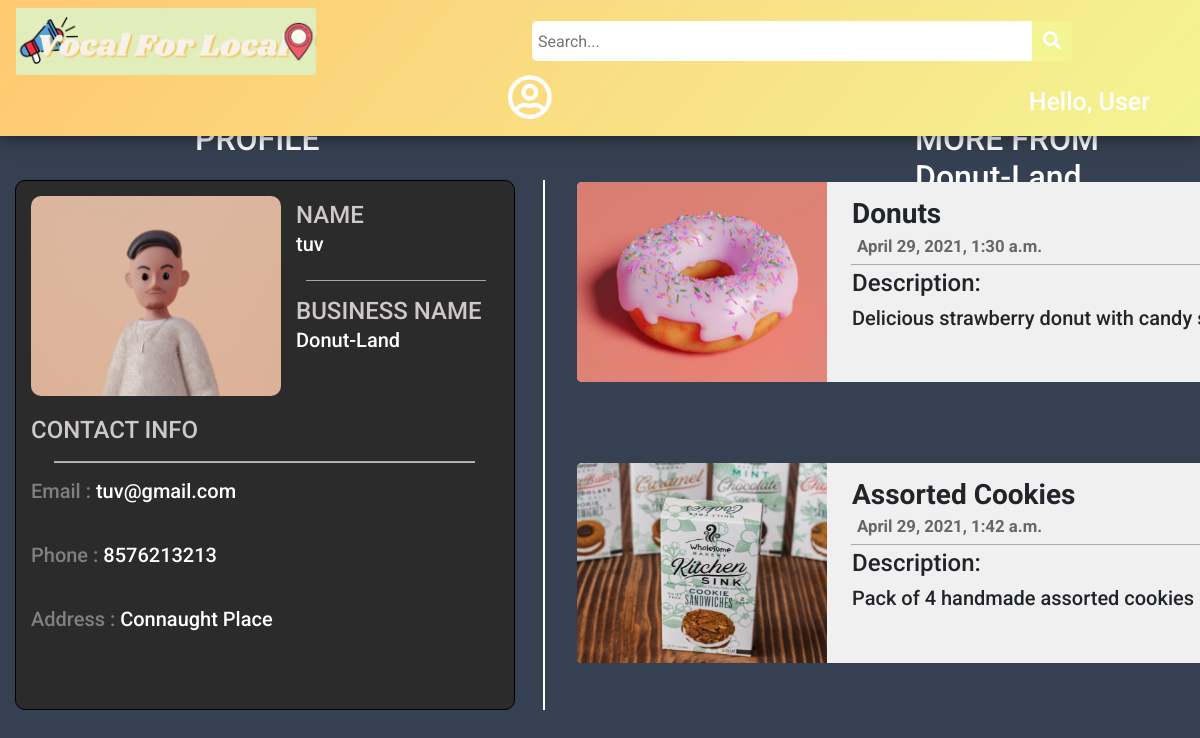
/Donut-Land, run on the app's committed database.
### main/models.py (models this page shows)
class Customer(models.Model):
    id = models.IntegerField(primary_key=True, null=False)
    name = models.CharField(max_length=100, null=True)
    phone = models.CharField(max_length=10, null=True)
    email = models.CharField(max_length=50, null=True)
    state = models.CharField(max_length=20, null=True)
    postal_code = models.IntegerField(null=True)
    city = models.CharField(max_length=20, null=True)
    address = models.CharField(max_length=100, null=True)
    business_name = models.CharField(max_length=50,null=True)
    date_created = models.DateTimeField(auto_now_add=True, null=True)
    def __str__(self):
	    return self.name

class Post(models.Model):
    p_id = models.IntegerField(primary_key=True, null=False)
    name = models.CharField(max_length=50,null=True)
    description = models.CharField(max_length=1000, null=True)
    photo = models.ImageField(upload_to="images/",null=True,verbose_name="")
    owner = models.ForeignKey(Customer, null=True, on_delete= models.CASCADE)
    date_created = models.DateTimeField(auto_now_add=True, null=True)
    category = models.CharField(max_length=100, null=True)
    availability = models.CharField(max_length=20, null=True)
    location = models.CharField(max_length=50, null=True)
    business_name = models.CharField(max_length=50,null=True)
    price = models.IntegerField(null=True)
    def __str__(self):
	    return self.name
    @property
    def imageURL(self):
        try:
            url = self.photo.url
        except :
            url = ''
        return url

### main/views.py (the view)
# urls.py: path('<str:business>',views.viewProfile,name="viewProfile"),
def viewProfile(request,business):
	try:
		c = Customer.objects.get(business_name = business)
	except Customer.DoesNotExist:
		raise Http404("No such Business is currently registered with VFL.")
	posts = Post.objects.filter(owner = c)
	print(c)
	print(posts)
	context = {"c":c,"posts":posts}
	return render(request,'main/viewProfile.html',context)

### main/templates/main/viewProfile.html (shortened to what this page needs)
{% load static %}
<!DOCTYPE html>
<html lang="en">
<head>
    <link rel="stylesheet" href="https://use.fontawesome.com/releases/v5.6.1/css/all.css"
 />
    <link rel="stylesheet" href="https://cdn.jsdelivr.net/npm/bootstrap@4.6.0/dist/css/bootstrap.min.css">
    <link rel="stylesheet" href="{%static '/css/viewProfile.css' %}">
</head>
<body style="background-color: rgb(53, 65, 82);">
    <div class="topnav">
        <a class="active" href="{% url 'home' %}">
          <img id="logo" src="{% static 'images/logo_final.png' %}" alt="VocalForLocal" />
        </a>
        <div class="search">
          <input type="text" placeholder=" Search..." name="key" id="search-placeholder" />
          <button id="srch" type="submit" onclick="validatePlaceHolder(this)">
            <i class="fa fa-search" style="font-size: 18px"> </i>
          </button>
        </div>
        <span class="hello-msg">
          Hello, {% if user.is_authenticated %} {{request.user}} {% else %} User
          {% endif %}
        </span>
        <a class="nav-link dropdown-toggle" href="#" id="navbarDropdown" role="button" data-bs-toggle="dropdown" aria-expanded="false"          style="margin-left: 160px;">
          <i class="far fa-user-circle" style="color:white; font-size: 45px;"></i>
        </a>
      </div>
      <div class="container-fluid">
          <h2 id="heading">
              PROFILE
          </h2>
          <div id="profile-container">
              <div id="profileinfo">
                <div id="icon">
                    <img id="profile-logo" src="{% static 'images/profile_icon1.PNG' %}" alt="profile-logo">
                </div>
                <div id="details">
                    <h4 style="margin-bottom: 2px; color: rgb(206, 201, 201);">
                        NAME
                    </h4>
                    <h5>
                        {{c.name}}
                    </h5>
                    <hr style="width:90%; background-color: rgb(189, 186, 186);">
                    <h4 style="margin-bottom: 2px; color: rgb(206, 201, 201);">
                        BUSINESS NAME
                    </h4>
                    <h5>
                        {{c.business_name}}
                    </h5>
                </div>
                <div id="contact">
                    <h4 style="color: rgb(206, 201, 201); margin-bottom: 3px;">
                        CONTACT INFO
                    </h4>
                    <hr style="width:90%; background-color: rgb(189, 186, 186);height: 1px;">
                    <h5>
                        <h5 style="color: grey;">Email : <span style="color: white;">{{c.email}}</span></h5>
                    </h5>
                    <br>
                    <h5>
                        <h5 style="color: grey;">Phone : <span style="color: white">{{c.phone}}</span></h5>
                    </h5>
                    <br>
                    <h5>
                        <h5 style="color: grey;">Address : <span style="color: white">{{c.address}}</span></h5>
                    </h5>
                </div>
              </div>
          </div>
          <h2 id="heading1">
            MORE FROM {{c.business_name}}
          </h2>
          <div id="card">
            {% for p in posts %}
            <div class="card-individual">
                <div id="card-info">
                  <a href="{% url 'viewPost' business=p.business_name name=p.name %}" style="text-decoration: none;"><img src="{{p.imageURL}}" alt="" style="width: 250px;height: 200px; background-position: center; background-size: cover; background-repeat: no-repeat; border-bottom-left-radius: 5px; border-top-left-radius: 5px; ">
                  </a>
                </div>
                <div id="product-info">
                    <h3 style="margin-left: 5px;font-weight: bold;">
                        {{p.name}}<span class="price" style = "float: right; margin-right: 50px;">&#8377;{{p.price}}</span>
                        <p style="font-size:0.6em; color: rgb(104, 102, 102); margin: 5px;">{{p.date_created}}</p>
                    </h3>
                    <hr style="width:95%; margin: 4px 4px; background-color: rgb(190, 189, 189);">
                    <h4 style="margin-left: 5px;">
                        Description:
                        <h5 style="overflow-y: scroll; margin-left: 5px; height: 70px;">
                            {{p.description}}
                        </h5>
                    </h4>
                </div>
            </div>
            {% endfor %}
          </div>
      </div>
</body>
</html>

### static/css/viewProfile.css (style rules this page uses)
body { font-family: 'Roboto',sans-serif ; }
.hello-msg { position: relative; float: right; font: verdana; font-weight: 500; font-size: 25px; color: #fff; margin-right: 50px; margin-top: 22px; text-align: center; }
.topnav { background: linear-gradient(311deg, #f4f493, #ffc871); overflow: visible; box-shadow: 0 4px 8px 0 rgba(0, 0, 0, 0.2), 0 6px 20px 0 rgba(0, 0, 0, 0.19); position: fixed; top: 0; width: 100%; z-index: 3; }
.topnav a { float: left; padding: 14px 16px; text-decoration: none; font-size: 17px; }
.topnav a.active { color: rgb(255, 102, 0); text-shadow: 2px 2px 7px #ebab4a; transition: all 0.8s; border-radius: 10px; }
.search input[type="text"] { width: 500px; height: 40px; border-top-left-radius: 5px; border-bottom-left-radius: 5px; border: none; margin-top: 20px; background-color: #ffff; }
.search { float: left; margin-left: 200px; margin-top: 1px; }
#srch { transition: all 0.5s; }
.search button { height: 40px; width: 40px; background-color: #f4f493; color: #ffff; border-top-right-radius: 5px; border-bottom-right-radius: 5px; float: right; margin-top: 20px; padding: 5px 10px; margin-right: 16px; font-size: 12px; border: none; cursor: pointer; }
#logo { width: 300px; height: 100%; overflow: hidden; margin-top: -6px; }
.dropdown-toggle::after { display: none; }
.dropdown-toggle { transition: all 0.8s; }
#profile-container { position: fixed; margin-top:180px; width: 530px; height: 530px; border-right: solid 2px white; }
#profileinfo { background-color: #2c2b2b; position: fixed; width: 500px; height: 530px; border-radius: 10px; padding:15px; border: solid 0.5px black; transition: all 0.5s; }
#heading { position:fixed; color: white; margin-left: 180px; margin-top: 120px; }
#heading1 { position:fixed; color: white; margin-left: 900px; margin-top: 120px; }
#card { position: fixed; margin-left: 550px; margin-top: 180px; width: 950px; height: 100%; background-color: none; border-radius: 5px; padding: 2px; display: flex; flex-direction: row; flex-wrap: wrap; overflow-y: auto; }
.card-individual { position: relative; background-color: rgb(240, 240, 240) ; margin-bottom: 15px; margin-left: 10px; width: 940px; height: 200px; border-radius: 7px; transition: all 0.5s; }
.card-individual:last-child { margin-bottom: 250px; }
#icon { width: 250px; height: 200px; position: absolute; }
#profile-logo { width: 250px; height: 200px; background-position: center; background-size: cover; background-repeat: no-repeat; border-radius: 10px; }
#details { padding: 5px; width: 210px; height: 200px; position: absolute; margin-left: 260px; display: flex; flex-direction: column; flex-wrap: wrap; color: white; }
#contact { position: absolute; margin-top: 220px; color: white; width: 467px; height: 110px; }
#card-info { width: 250px; height: 200px; background-color: blanchedalmond; position: absolute; border-radius: 5px; }
#product-info { width: 650px; height: 170px; position: absolute; margin-left: 270px; margin-top: 15px; }

### data on the page
Customer: name "tuv", business_name "Donut-Land", email "tuv@gmail.com", phone "8576213213", address "Connaught Place"
Post: imageURL (picture), name "Donuts", date_created "April 29, 2021, 1:30 a.m.", description "Delicious strawberry donut with candy…"
Post: imageURL (picture), name "Assorted Cookies", date_created "April 29, 2021, 1:42 a.m.", description "Pack of 4 handmade assorted cookies"
